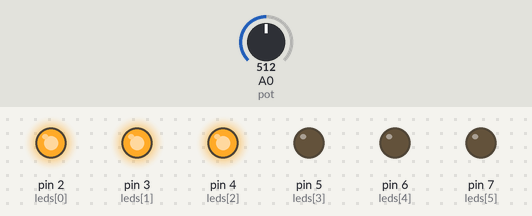
A sketch run on a simulated Arduino Uno, built with avr-gcc and run on an emulated ATmega328P. On the bench: output pins drawn as LEDs (lit = HIGH). The test bench sets the inputs (shaded band); at power-on: A0 (pot) = 512.

Above: at 1.2 s.
1.3 s: A0 (pot) set to 669
2.8 s: A0 (pot) set to 698
At 3.9 s:
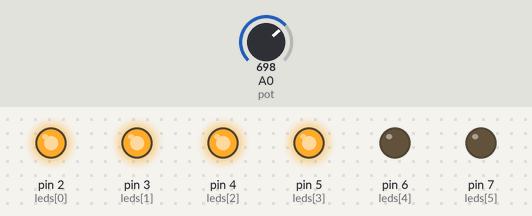
4.3 s: A0 (pot) set to 511
At 5.0 s:
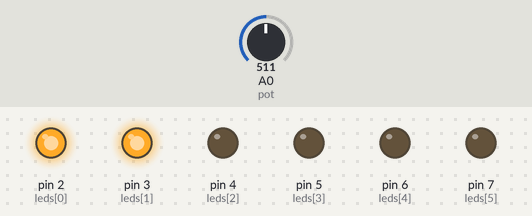
5.8 s: A0 (pot) set to 358
7.3 s: A0 (pot) set to 330
At 8.5 s:
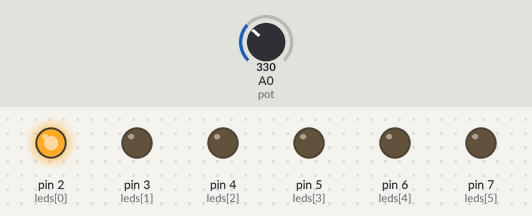
8.8 s: A0 (pot) set to 716
At 9.6 s:
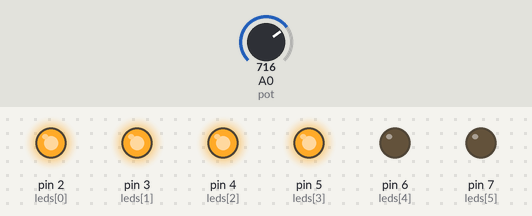
Timing chart, 0 to 11.3 s (numbered marks = the images above; inputs shaded):
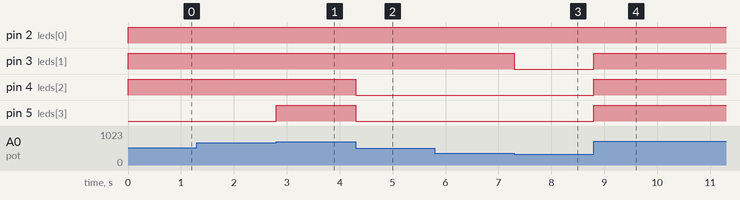

Measured:
- the behaviour switches between 681 and 682 on A0 (pot) (found by bisection; images 0 and 1)
- the behaviour switches between 341 and 340 on A0 (pot) (found by bisection; images 2 and 3)
- after the input at 1.3 s, every drawn part: stays the same
- after the input at 2.8 s, pin 5 (leds[3]): LOW → HIGH at once
- after the input at 4.3 s, pin 4 (leds[2]), pin 5 (leds[3]): HIGH → LOW at once
- after the input at 5.8 s, every drawn part: stays the same
- after the input at 7.3 s, pin 3 (leds[1]): HIGH → LOW at once
- after the input at 8.8 s, pin 3 (leds[1]), pin 4 (leds[2]), pin 5 (leds[3]): LOW → HIGH at once

The sketch:

_11_FUNCAO_MAP_2.ino
```cpp
int leds[]={2,3,4,5,6,7};
#define pot A0

int val=0;

void setup() {

  for(int i=0;i<6;i++)
{
  pinMode(leds[i],OUTPUT);
}
pinMode(pot,INPUT);
}

void acender(int x)
{
  int i;
for(i=0;i<x;i++)
{
  digitalWrite(leds[i],HIGH);
}
  for(i=x;i<6;i++)
  {
    digitalWrite(leds[i],LOW);
  }
  }

void loop() {
val=analogRead(pot);
acender(map(val,0,1023,0,6));

}
```
